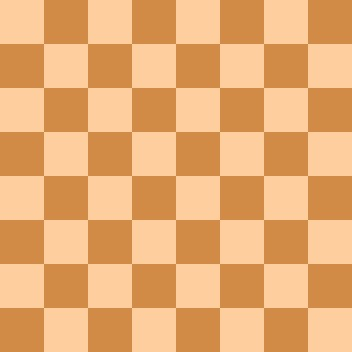
#> input picture flat_chessboard.jpg, 352 x 352 px
$ jupyter execute --allow-errors Corner_detection.ipynb   (shell and % lines are left out)
#> lines starting #> are read from the running program, lines starting #| are printed output that depends on the picture
[cell 1]
import cv2
import numpy as np
import matplotlib.pyplot as plt

[cell 2]
flat_chess = cv2.imread('flat_chessboard.jpg')
#> flat_chess is the input picture: shape (352, 352, 3); mean B, G, R 114.2, 172.4, 231.4
flat_chess = cv2.cvtColor(flat_chess,cv2.COLOR_BGR2RGB)
plt.imshow(flat_chess)

[cell 3]
gray_flat = cv2.cvtColor(flat_chess,cv2.COLOR_BGR2GRAY)
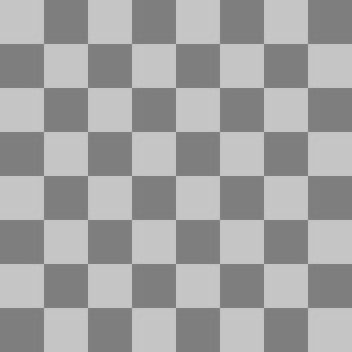
#> gray_flat: shape (352, 352); min 124, max 199, mean 161.6
plt.imshow(gray_flat,cmap='gray')

[cell 4]
real_chess = cv2.imread('real_chessboard.jpg')
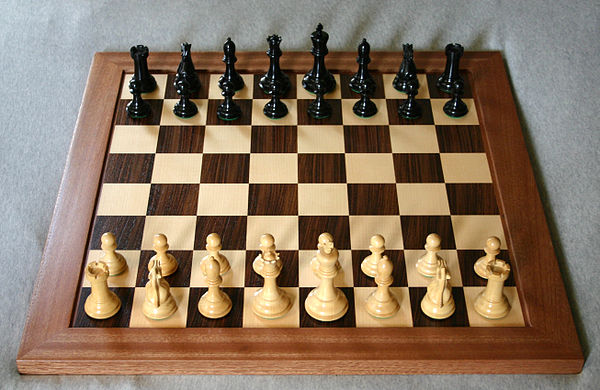
#> input picture real_chessboard.jpg, 600 x 390 px
#> real_chess is the input picture: shape (390, 600, 3); mean B, G, R 98.1, 117.7, 137.5
real_chess = cv2.cvtColor(real_chess,cv2.COLOR_BGR2RGB)
plt.imshow(real_chess)

[cell 5]
real_chess_gray = cv2.cvtColor(real_chess,cv2.COLOR_BGR2GRAY)
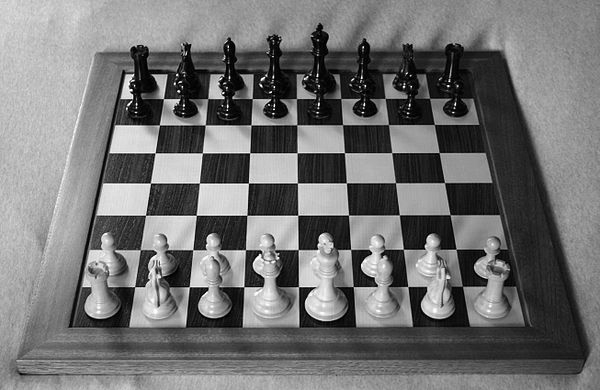
#> real_chess_gray: shape (390, 600); min 0, max 255, mean 114.1
plt.imshow(real_chess_gray,cmap='gray')

cornerHarris Function

    src Input single-channel 8-bit or floating-point image.
    dst Image to store the Harris detector responses. It has the type CV_32F C1 and the same size as src.
    blockSize Neighborhood size (see the details on #cornerEigenValsAndVecs ).
    ksize Aperture parameter for the Sobel operator.
    k Harris detector free parameter. See the formula in DocString
    borderType Pixel extrapolation method. See #BorderTypes.

[cell 6]
#Convert Gray Scale Image to Glat Values
gray = np.float32(gray_flat)

'''
gray_flat_chess: This is assumed to be the grayscale version of the input
Image. Grayscale images have pixel values ranging from 0 to 255.
np.float32(gray_flat_chess): This converts the grayscale image into a float32 data type.
This is necessary because the Harris Corner Detection algorithm
 requires floating-point precision to perform accurate computations.
'''
#Corner Harris Detection
dst = cv2.cornerHarris(src = gray, blockSize=2,ksize=3,k=0.04)
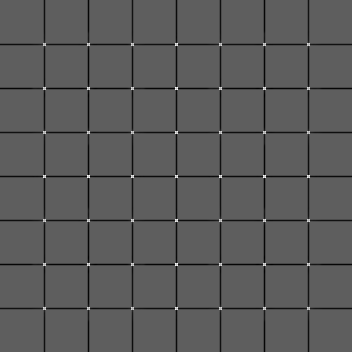
#> dst: shape (352, 352) float32; min -1030564.9, max 1743908.5, mean -44842.6; drawn with min black and max white

'''
This function detects corners in the grayscale image using
Syntax: cv2.cornerHarris(src, dest, blockSize, kSize, freeParameter, borderType)
Parameters:
src – Input Image (Single-channel, 8-bit or floating-point)
dest – Image to store the Harris detector responses. Size is same as source image
blockSize – Neighborhood size ( for each pixel value blockSize * blockSize neighbourhood is considered )
ksize – Aperture parameter for the Sobel() operator
freeParameter – Harris detector free parameter
borderType – Pixel extrapolation method ( the extrapolation mode used returns the coordinate of the pixel corresponding to the specified extrapolated pixel )

w2.cornerHarris(): This function detects corners in the grayscale image usinį

mcgray: The source image, which is the grayscale image converted to float lues.

MockSize 2: This is the size of the neighborhood considered for corner etection. A smaller value focuses on more local features.

ksize-3: The aperture parameter of the Sobel derivative used in the computation.

It determines the size of the window for the derivative calculation.

k-0.04: Harris detector free parameter,

used to separate corner-like responses from edge-like responses.

'''

dst = cv2.dilate(dst,None)
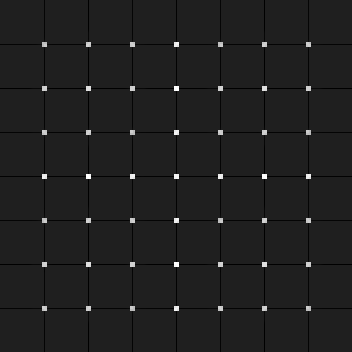
#> dst: shape (352, 352) float32; min -246149, max 1743908.5, mean 6488.4; drawn with min black and max white
'''
cv2.dilate():
'''

#Threshold for an optimal value, it may vary depending on the image
flat_chess[dst>0.01*dst.max()] = [255,0,0]
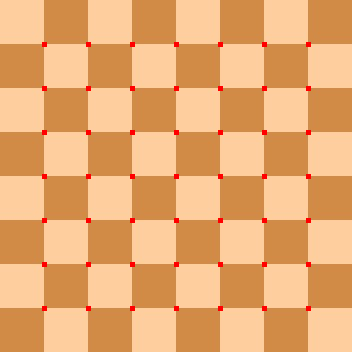
#> flat_chess: shape (352, 352, 3); mean R, G, B 231.7, 170.7, 113.1

"""
dst > 0.01 dst.max(): This creates a mask where only the points in the
 dst array with a value greater than 1% of the maximum value
are considered as corners.
flat_chess[dst > 0.01. dst.max()] L [255, 0, 0): This sets the pixels 47 in the original image (flat_chess) that correspond to 48 corners to the color red [255, 0, 0].
This highlights the detected corners in red on the image
"""
plt.imshow(flat_chess)

[cell 7]
#Convert Gray Scale Image to Glat Values
gray_real = np.float32(real_chess_gray)

[cell 8]
#Corner Harris Detection
dst_real = cv2.cornerHarris(src = gray_real, blockSize=2,ksize=3,k=0.04)
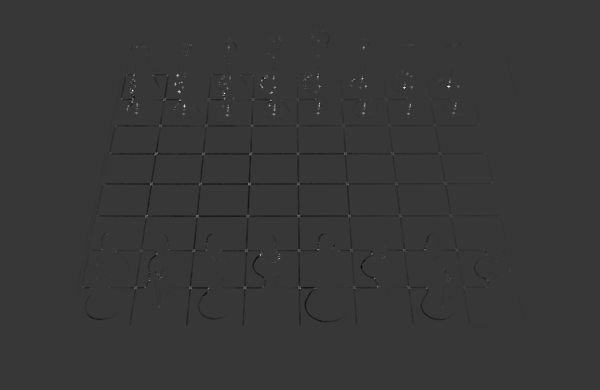
#> dst_real: shape (390, 600) float32; min -86200656, max 311296704, mean -362415.7; drawn with min black and max white

[cell 9]
dst_real = cv2.dilate(dst_real,None)
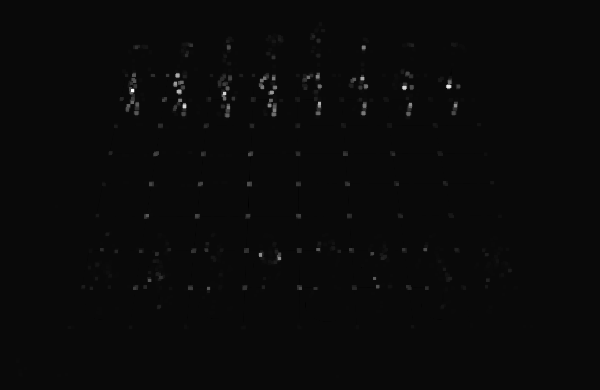
#> dst_real: shape (390, 600) float32; min -12255999, max 311296704, mean 1100786.9; drawn with min black and max white
